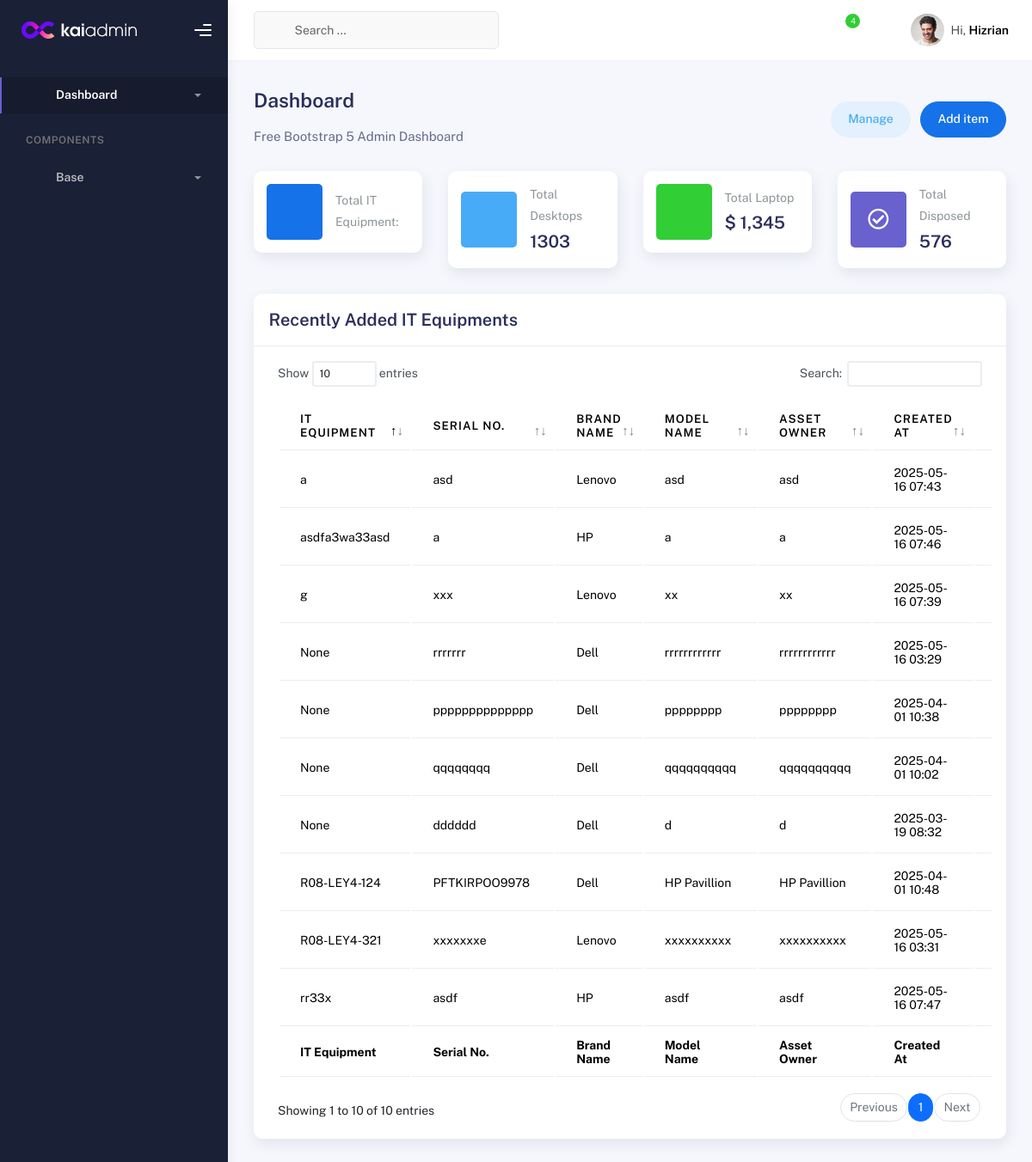
The page / on the database its author committed.
### inventory/models.py (models this page shows, shortened)
class DesktopDetails(models.Model):
    id = models.IntegerField(primary_key=True)  # Allow manual assignment
    desktop_package = models.ForeignKey(Desktop_Package, related_name='desktop_details', on_delete=models.CASCADE)
    serial_no = models.CharField(max_length=255)
    computer_name = models.CharField(max_length=255, unique=True, null=True)
    brand_name = models.ForeignKey(Brand, on_delete=models.SET_NULL, null=True, blank=True)
    model = models.CharField(max_length=255, null=True)
    processor = models.CharField(max_length=33, null=True)
    memory = models.CharField(max_length=100, null=True)
    drive = models.CharField(max_length=332, null=True)
    asset_owner = models.CharField(max_length=255, null=True)
    desktop_Graphics = models.CharField(max_length=100, blank=True, null=True)
    desktop_Graphics_Size = models.CharField(max_length=100, blank=True, null=True)
    desktop_OS = models.CharField(max_length=100, blank=True, null=True)
    desktop_Office = models.CharField(max_length=100, blank=True, null=True)
    desktop_OS_keys = models.CharField(max_length=100, blank=True, null=True)
    desktop_Office_keys = models.CharField(max_length=100, blank=True, null=True)
    is_disposed = models.BooleanField(default=False)  # To indicate if the Desktop is disposed
    created_at = models.DateTimeField(default=timezone.now)  # Date when the desktop was added

class Brand(models.Model):
    name = models.CharField(max_length=100, unique=True)
    is_keyboard = models.BooleanField(default=False)
    is_mouse = models.BooleanField(default=False)
    is_monitor = models.BooleanField(default=False)
    is_ups = models.BooleanField(default=False)
    is_desktop = models.BooleanField(default=False)
    def __str__(self):
        return self.name

### inventory/views.py (the view)
# urls.py: path('', views.recent_it_equipment_base, name='recent_it_equipment'),
def recent_it_equipment_base(request):
    recent_desktops = DesktopDetails.objects.filter(is_disposed=False).order_by('-created_at')[:10]
    return render(request, 'base.html', {
        'recent_desktops': recent_desktops,
    })

### templates/base.html (shortened to what this page needs)
{% load static %}
<link href="https://stackpath.bootstrapcdn.com/bootstrap/5.1.3/css/bootstrap.min.css" rel="stylesheet">
<link href="https://cdnjs.cloudflare.com/ajax/libs/font-awesome/5.15.4/css/all.min.css" rel="stylesheet">
<!DOCTYPE html>
<html lang="en">
  <head>
    {% block head %}
    <link rel="stylesheet" href="{% static 'css/bootstrap.min.css' %}">
    <link rel="stylesheet" href="{% static 'css/plugins.min.css' %}">
    <link rel="stylesheet" href="{% static 'css/kaiadmin.min.css' %}">
    {% endblock %}
  </head>
  <body>
    {% block sidebar %}
    <div class="wrapper">
      <div class="sidebar" data-background-color="dark">
        <div class="sidebar-logo">
          <div class="logo-header" data-background-color="dark">
              <img
                src="{% static 'img/kaiadmin/logo_light.svg' %}"
                alt="navbar brand"
                class="navbar-brand"
                height="20"
              />
            <div class="nav-toggle">
              <button class="btn btn-toggle toggle-sidebar">
                <i class="gg-menu-right"></i>
              </button>
            </div>
          </div>
        </div>
        <div class="sidebar-wrapper scrollbar scrollbar-inner">
          <div class="sidebar-content">
            <ul class="nav nav-secondary">
              <li class="nav-item active">
                <a
                  data-bs-toggle="collapse"
                  href="#dashboard"
                  class="collapsed"
                  aria-expanded="false"
                >
                  <i class="fas fa-home"></i>
                  <p>Dashboard</p>
                  <span class="caret"></span>
                </a>
              </li>
              <li class="nav-section">
                <h4 class="text-section">Components</h4>
              </li>
              <li class="nav-item">
                <a data-bs-toggle="collapse" href="#base">
                  <i class="fas fa-layer-group"></i>
                  <p>Base</p>
                  <span class="caret"></span>
                </a>
              </li>
            </ul>
          </div>
        </div>
      </div>
       {% endblock %}
      {% block navbar %}
      <div class="main-panel">
        <div class="main-header">
          <nav
            class="navbar navbar-header navbar-header-transparent navbar-expand-lg border-bottom"
          >
            <div class="container-fluid">
              <nav
                class="navbar navbar-header-left navbar-expand-lg navbar-form nav-search p-0 d-none d-lg-flex"
              >
                <div class="input-group">
                  <div class="input-group-prepend">
                    <button type="submit" class="btn btn-search pe-1">
                      <i class="fa fa-search search-icon"></i>
                    </button>
                  </div>
                  <input
                    type="text"
                    placeholder="Search ..."
                    class="form-control"
                  />
                </div>
              </nav>
              <ul class="navbar-nav topbar-nav ms-md-auto align-items-center">
                <li class="nav-item topbar-icon dropdown hidden-caret">
                  <a
                    class="nav-link dropdown-toggle"
                    href="#"
                    id="messageDropdown"
                    role="button"
                    data-bs-toggle="dropdown"
                    aria-haspopup="true"
                    aria-expanded="false"
                  >
                    <i class="fa fa-envelope"></i>
                  </a>
                </li>
                <li class="nav-item topbar-icon dropdown hidden-caret">
                  <a
                    class="nav-link dropdown-toggle"
                    href="#"
                    id="notifDropdown"
                    role="button"
                    data-bs-toggle="dropdown"
                    aria-haspopup="true"
                    aria-expanded="false"
                  >
                    <i class="fa fa-bell"></i>
                    <span class="notification">4</span>
                  </a>
                </li>
                <li class="nav-item topbar-icon dropdown hidden-caret">
                  <a
                    class="nav-link"
                    data-bs-toggle="dropdown"
                    href="#"
                    aria-expanded="false"
                  >
                    <i class="fas fa-layer-group"></i>
                  </a>
                </li>
                <li class="nav-item topbar-user dropdown hidden-caret">
                  <a
                    class="dropdown-toggle profile-pic"
                    data-bs-toggle="dropdown"
                    href="#"
                    aria-expanded="false"
                  >
                    <div class="avatar-sm">
                      <img
                        src="assets/img/profile.jpg"
                        alt="..."
                        class="avatar-img rounded-circle"
                      />
                    </div>
                    <span class="profile-username">
                      <span class="op-7">Hi,</span>
                      <span class="fw-bold">Hizrian</span>
                    </span>
                  </a>
                </li>
              </ul>
            </div>
          </nav>
        </div>
 {% endblock %}
{% block content %}
        <div class="container">
          <div class="page-inner">
            <div
              class="d-flex align-items-left align-items-md-center flex-column flex-md-row pt-2 pb-4"
            >
              <div>
                <h3 class="fw-bold mb-3">Dashboard</h3>
                <h6 class="op-7 mb-2">Free Bootstrap 5 Admin Dashboard</h6>
              </div>
              <div class="ms-md-auto py-2 py-md-0">
                <a href="#" class="btn btn-label-info btn-round me-2">Manage</a>
                <a href="{% url 'add_desktop_package_with_details' %}" class="btn btn-primary btn-round">Add item</a>
              </div>
            </div>
            <div class="row">
              <div class="col-sm-6 col-md-3">
                <div class="card card-stats card-round">
                  <div class="card-body">
                    <div class="row align-items-center">
                      <div class="col-icon">
                        <div
                          class="icon-big text-center icon-primary bubble-shadow-small"
                        >
                          <i class="fas fa-users"></i>
                        </div>
                      </div>
                      <div class="col col-stats ms-3 ms-sm-0">
                        <div class="numbers">
                          <p class="card-category">Total IT Equipment:</p>
                        </div>
                      </div>
                    </div>
                  </div>
                </div>
              </div>
              <div class="col-sm-6 col-md-3">
                <div class="card card-stats card-round">
                  <div class="card-body">
                    <div class="row align-items-center">
                      <div class="col-icon">
                        <div
                          class="icon-big text-center icon-info bubble-shadow-small"
                        >
                          <i class="fas fa-user-check"></i>
                        </div>
                      </div>
                      <div class="col col-stats ms-3 ms-sm-0">
                        <div class="numbers">
                          <p class="card-category">Total Desktops</p>
                          <h4 class="card-title">1303</h4>
                        </div>
                      </div>
                    </div>
                  </div>
                </div>
              </div>
              <div class="col-sm-6 col-md-3">
                <div class="card card-stats card-round">
                  <div class="card-body">
                    <div class="row align-items-center">
                      <div class="col-icon">
                        <div
                          class="icon-big text-center icon-success bubble-shadow-small"
                        >
                          <i class="fas fa-luggage-cart"></i>
                        </div>
                      </div>
                      <div class="col col-stats ms-3 ms-sm-0">
                        <div class="numbers">
                          <p class="card-category">Total Laptop</p>
                          <h4 class="card-title">$ 1,345</h4>
                        </div>
                      </div>
                    </div>
                  </div>
                </div>
              </div>
              <div class="col-sm-6 col-md-3">
                <div class="card card-stats card-round">
                  <div class="card-body">
                    <div class="row align-items-center">
                      <div class="col-icon">
                        <div
                          class="icon-big text-center icon-secondary bubble-shadow-small"
                        >
                          <i class="far fa-check-circle"></i>
                        </div>
                      </div>
                      <div class="col col-stats ms-3 ms-sm-0">
                        <div class="numbers">
                          <p class="card-category">Total Disposed</p>
                          <h4 class="card-title">576</h4>
                        </div>
                      </div>
                    </div>
                  </div>
                </div>
              </div>
            </div>
            <div class="row">
              <div class="col-md-12">
                <div class="card">
                  <div class="card-header">
                    <h4 class="card-title">Recently Added IT Equipments</h4>
                  </div>
                  <div class="card-body">
                    <div class="table-responsive">
                      <table id="basic-datatables" class="display table table-striped-header-blue table-hover">
                        <thead>
                          <tr>
                            <th>IT Equipment</th>
                            <th>Serial No.</th>
                            <th>Brand Name</th>
                            <th>Model Name</th>
                            <th>Asset Owner</th>
                            <th>Created At</th>
                            <th>Link</th>
                          </tr>
                        </thead>
                        <tfoot>
                          <tr>
                            <th>IT Equipment</th>
                            <th>Serial No.</th>
                            <th>Brand Name</th>
                            <th>Model Name</th>
                            <th>Asset Owner</th>
                            <th>Created At</th>
                            <th>Link</th>
                          </tr>
                        </tfoot>
                        <tbody>
                          {% for desktop in recent_desktops %}
                          <tr>
                            <td>{{ desktop.computer_name }}</td>
                            <td>{{ desktop.serial_no }}</td>
                            <td>{{ desktop.brand_name }}</td>
                            <td>{{ desktop.model }}</td>
                            <td>{{ desktop.model }}</td>
                            <td>{{ desktop.created_at|date:"Y-m-d H:i" }}</td>
                            <td></td>
                          </tr>
                          {% endfor %}
                        </tbody>
                      </table>
                    </div>
                  </div>
                </div>
              </div>
            </div>
        </div>
{% endblock %}
  </body>
</html>

### rows shown on the page
DesktopDetails: computer_name "rr33x", serial_no "asdf", brand_name "HP", model "asdf", created_at "2025-05-16 07:47"
DesktopDetails: computer_name "asdfa3wa33asd", serial_no "a", brand_name "HP", model "a", created_at "2025-05-16 07:46"
DesktopDetails: computer_name "a", serial_no "asd", brand_name "Lenovo", model "asd", created_at "2025-05-16 07:43"
DesktopDetails: computer_name "g", serial_no "xxx", brand_name "Lenovo", model "xx", created_at "2025-05-16 07:39"
DesktopDetails: computer_name "R08-LEY4-321", serial_no "xxxxxxxe", brand_name "Lenovo", model "xxxxxxxxxx", created_at "2025-05-16 03:31"
DesktopDetails: computer_name "None", serial_no "rrrrrrr", brand_name "Dell", model "rrrrrrrrrrrr", created_at "2025-05-16 03:29"
DesktopDetails: computer_name "R08-LEY4-124", serial_no "PFTKIRPOO9978", brand_name "Dell", model "HP Pavillion", created_at "2025-04-01 10:48"
DesktopDetails: computer_name "None", serial_no "pppppppppppppp", brand_name "Dell", model "pppppppp", created_at "2025-04-01 10:38"
DesktopDetails: computer_name "None", serial_no "qqqqqqqq", brand_name "Dell", model "qqqqqqqqqq", created_at "2025-04-01 10:02"
DesktopDetails: computer_name "None", serial_no "dddddd", brand_name "Dell", model "d", created_at "2025-03-19 08:32"
